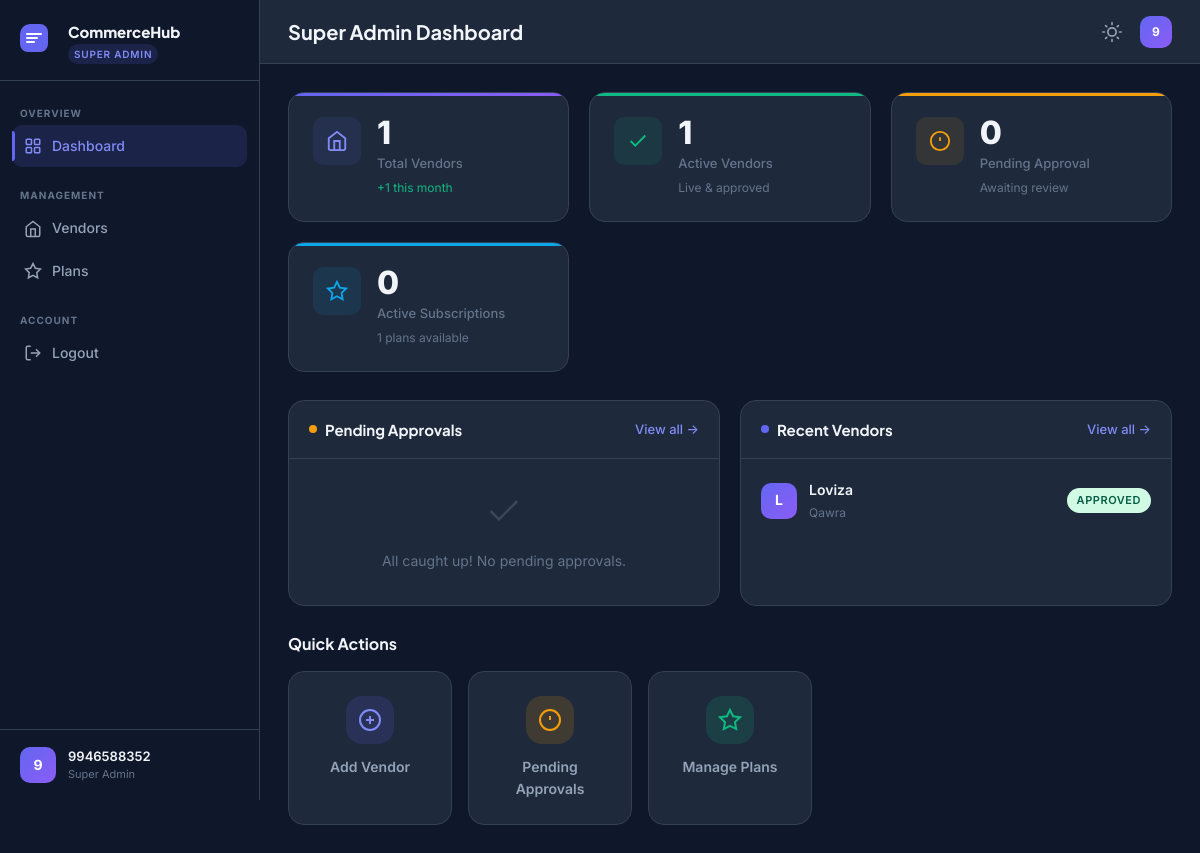
Page /sadmin/dashboard/ (signed in) on the earlier database version.
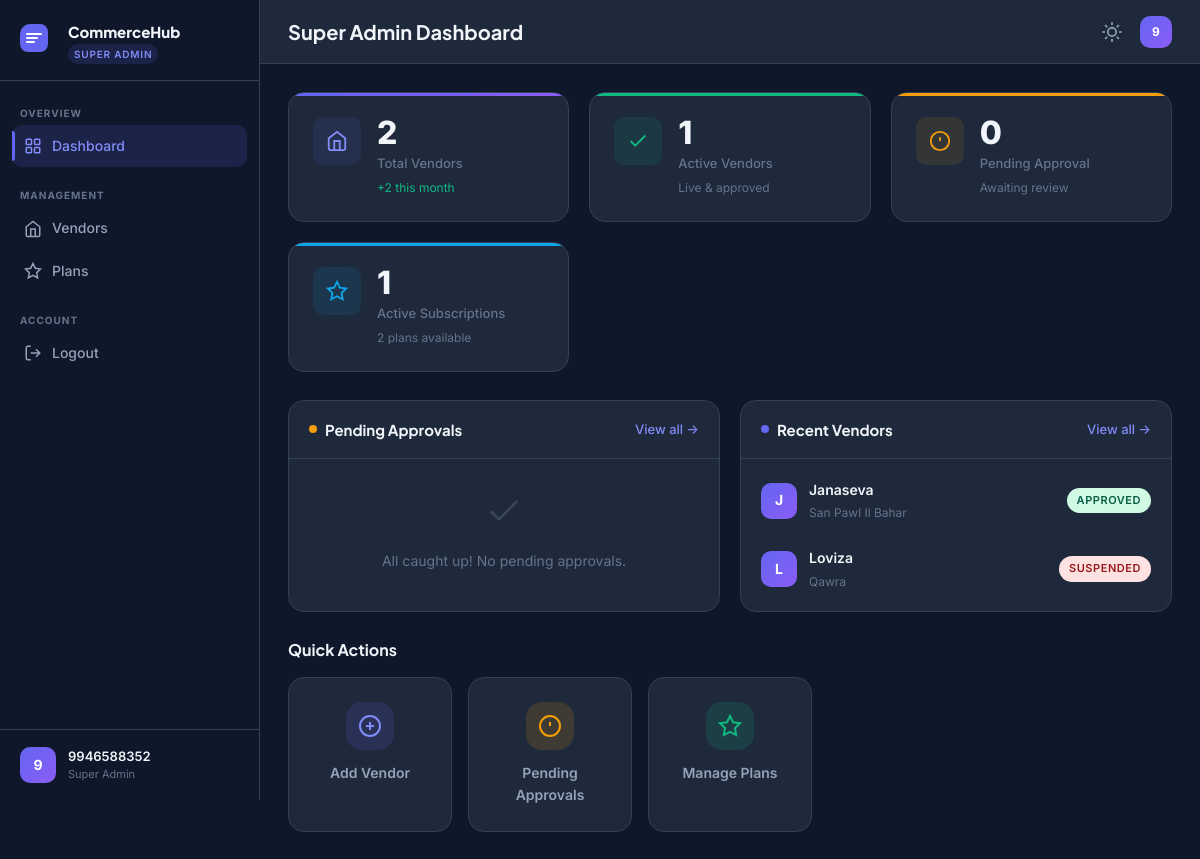
Same page on the later database version.
### tenants/models.py (models this page shows, shortened)
class Vendor(TimestampModel):
    STATUS_CHOICES = [
        ('pending', 'Pending Approval'),
        ('approved', 'Approved'),
        ('suspended', 'Suspended'),
        ('cancelled', 'Cancelled'),
    ]
    BUSINESS_TYPE_CHOICES = [
        ('single_store', 'Single Store'),
        ('multi_branch', 'Multi Branch'),
        ('multi_partner', 'Multi Partner'),
        ('franchise', 'Franchise'),
        ('online_only', 'Online Store'),
        ('whatsapp_store', 'WhatsApp Store'),
        ('wholesale', 'Wholesale'),
    ]
    CHECKOUT_WORKFLOW_CHOICES = [
        ('online_payment', 'Online Payment (Razorpay)'),
        ('online_payment_stripe', 'Online Payment (Stripe)'),
        ('approval_payment', 'Approval then Payment'),
        ('whatsapp_enquiry', 'WhatsApp Enquiry'),
        ('cod_only', 'Cash on Delivery Only'),
    ]
    business_name = models.CharField(max_length=200)
    slug = models.SlugField(max_length=100, unique=True)
    business_type = models.CharField(max_length=30, choices=BUSINESS_TYPE_CHOICES, default='single_store')
    gst_number = models.CharField(max_length=20, blank=True)
    pan_number = models.CharField(max_length=20, blank=True)
    email = models.EmailField(blank=True)
    phone = models.CharField(max_length=15)
    whatsapp_number = models.CharField(max_length=15, blank=True)
    website = models.URLField(blank=True)
    address_line1 = models.CharField(max_length=300, blank=True)
    address_line2 = models.CharField(max_length=300, blank=True)
    city = models.CharField(max_length=100, blank=True)
    state = models.CharField(max_length=100, blank=True)
    pincode = models.CharField(max_length=10, blank=True)
    country = models.CharField(max_length=100, default='India')
    logo = models.ImageField(upload_to='vendors/logos/', blank=True, null=True)
    banner = models.ImageField(upload_to='vendors/banners/', blank=True, null=True)
    favicon = models.ImageField(upload_to='vendors/favicons/', blank=True, null=True)
    facebook_url = models.URLField(blank=True)
    instagram_url = models.URLField(blank=True)
    twitter_url = models.URLField(blank=True)
    youtube_url = models.URLField(blank=True)
    currency = models.CharField(max_length=5, default='INR')
    currency_symbol = models.CharField(max_length=5, default='₹')
    top_announcement_text = models.CharField(
        max_length=200,
        blank=True,
        null=True,
        help_text="Text to display in the black top bar (e.g. Store Wide Summer Sale). Leave blank to hide."
    )
    timezone = models.CharField(max_length=50, default='Asia/Kolkata')
    checkout_workflow = models.CharField(
        max_length=30,
        choices=CHECKOUT_WORKFLOW_CHOICES,
        default='online_payment',
    )
    track_inventory = models.BooleanField(
        default=False,
        help_text="If enabled, product stock is tracked, preventing overselling."
    )
    primary_color = models.CharField(max_length=7, default='#6366f1')
    secondary_color = models.CharField(max_length=7, default='#8b5cf6')
    custom_css = models.TextField(blank=True)
    razorpay_key_id = models.CharField(max_length=150, blank=True)
    razorpay_key_secret = models.CharField(max_length=150, blank=True)
    stripe_public_key = models.CharField(max_length=150, blank=True)
    stripe_secret_key = models.CharField(max_length=150, blank=True)
    stripe_webhook_secret = models.CharField(max_length=150, blank=True)
    whatsapp_order_format = models.TextField(blank=True)
    status = models.CharField(max_length=20, choices=STATUS_CHOICES, default='pending')
    active_plan = models.ForeignKey('tenants.SubscriptionPlan', on_delete=models.SET_NULL, null=True, blank=True, related_name='active_vendors')
    is_active = models.BooleanField(default=True)
    approved_at = models.DateTimeField(null=True, blank=True)
    approved_by = models.ForeignKey(
        'accounts.User',
        on_delete=models.SET_NULL,
        null=True,
        blank=True,
        related_name='approved_vendors',
    )
    suspension_reason = models.TextField(blank=True)
    meta_title = models.CharField(max_length=200, blank=True)
    meta_description = models.TextField(blank=True)
    class Meta:
        db_table = 'ch_vendors'
        verbose_name = 'Vendor'
        verbose_name_plural = 'Vendors'
        ordering = ['-created_at']

### adminapp/views.py (the view)
# urls.py: path('dashboard/', views.DashboardView.as_view(), name='dashboard'),
class DashboardView(SuperAdminRequiredMixin, View):
    template_name = 'admin/dashboard.html'
    def get(self, request):
        today = timezone.now().date()
        thirty_days_ago = today - datetime.timedelta(days=30)
        stats = {
            'total_vendors': Vendor.objects.count(),
            'active_vendors': Vendor.objects.filter(status='approved', is_active=True).count(),
            'pending_vendors': Vendor.objects.filter(status='pending').count(),
            'suspended_vendors': Vendor.objects.filter(status='suspended').count(),
            'new_vendors_this_month': Vendor.objects.filter(
                created_at__date__gte=thirty_days_ago
            ).count(),
            'total_users': User.objects.filter(user_type='vendor_staff').count(),
            'total_plans': SubscriptionPlan.objects.filter(is_active=True).count(),
            'active_subscriptions': VendorSubscription.objects.filter(
                is_active=True, end_date__gte=today
            ).count(),
        }
        recent_vendors = Vendor.objects.order_by('-created_at')[:10]
        pending_vendors = Vendor.objects.filter(status='pending').order_by('-created_at')[:5]
        recent_logins = LoginHistory.objects.filter(
            status='success'
        ).select_related('user').order_by('-created_at')[:10]
        context = {
            'stats': stats,
            'recent_vendors': recent_vendors,
            'pending_vendors': pending_vendors,
            'recent_logins': recent_logins,
            'page_title': 'Super Admin Dashboard',
        }
        return render(request, self.template_name, context)

### accounts/models.py (called while the page is built)
    def get_full_name(self):
        return f'{self.first_name} {self.last_name}'.strip()

    def get_short_name(self):
        return self.first_name or self.phone

### core/context_processors.py (called while the page is built)
def tenant_context(request):
    tenant = getattr(request, 'tenant', None)
    storefront_categories = []
    if tenant:
        try:
            storefront_categories = Category.objects.filter(vendor=tenant, is_active=True).get_cached_trees()
        except Exception:
            storefront_categories = []
    return {
        'current_tenant': tenant,
        'platform_name': getattr(settings, 'PLATFORM_NAME', 'CommerceHub'),
        'platform_domain': getattr(settings, 'PLATFORM_DOMAIN', 'commercehub.in'),
        'storefront_categories': storefront_categories,
    }

### core/mixins.py (called while the page is built)
    def dispatch(self, request, *args, **kwargs):
        if not request.user.is_authenticated:
            return redirect('accounts:admin_login')
        if not request.user.is_super_admin:
            messages.error(request, 'Access denied. Super Admin privileges required.')
            return redirect('accounts:admin_login')
        return super().dispatch(request, *args, **kwargs)

### templates/admin/dashboard.html (shortened to what the changed rows need)
{% extends 'base/admin_base.html' %}
{% load static %}
{% block content %}
<div class="stats-grid">
    <div class="stat-card stat-card-primary">
        <div class="stat-info">
            <span class="stat-value">{{ stats.total_vendors }}</span>
            <span class="stat-label">Total Vendors</span>
            <span class="stat-change positive">+{{ stats.new_vendors_this_month }} this month</span>
        </div>
    </div>
    <div class="stat-card stat-card-info">
        <div class="stat-info">
            <span class="stat-value">{{ stats.active_subscriptions }}</span>
            <span class="stat-label">Active Subscriptions</span>
            <span class="stat-change">{{ stats.total_plans }} plans available</span>
        </div>
    </div>
</div>
<div class="dashboard-row">
    <div class="dashboard-card">
        <div class="vendor-mini-list">
            {% for vendor in recent_vendors %}
            <a href="{% url 'adminapp:vendor_detail' vendor.pk %}" class="vendor-mini-item">
                <div class="vendor-mini-avatar">{{ vendor.business_name|first|upper }}</div>
                <div class="vendor-mini-info">
                    <strong>{{ vendor.business_name }}</strong>
                    <span>{{ vendor.city|default:vendor.phone }}</span>
                </div>
                <span class="status-badge status-{{ vendor.status }}">{{ vendor.get_status_display }}</span>
            </a>
            {% empty %}
            <div class="empty-state">
                <p>No vendors yet. <a href="{% url 'adminapp:vendor_create' %}">Add one →</a></p>
            </div>
            {% endfor %}
        </div>
    </div>
</div>
{% endblock %}

Differences in the rows shown:
added Vendor: business_name|first "J", business_name "Janaseva", city "San Pawl Il Bahar", status "APPROVED"
changed Vendor "Loviza": status "APPROVED" → "SUSPENDED"
Other differences:
{{ stats.total_vendors }}: "1" → "2"
{{ stats.new_vendors_this_month }}: "1" → "2"
{{ stats.active_subscriptions }}: "0" → "1"
{{ stats.total_plans }}: "1" → "2"
